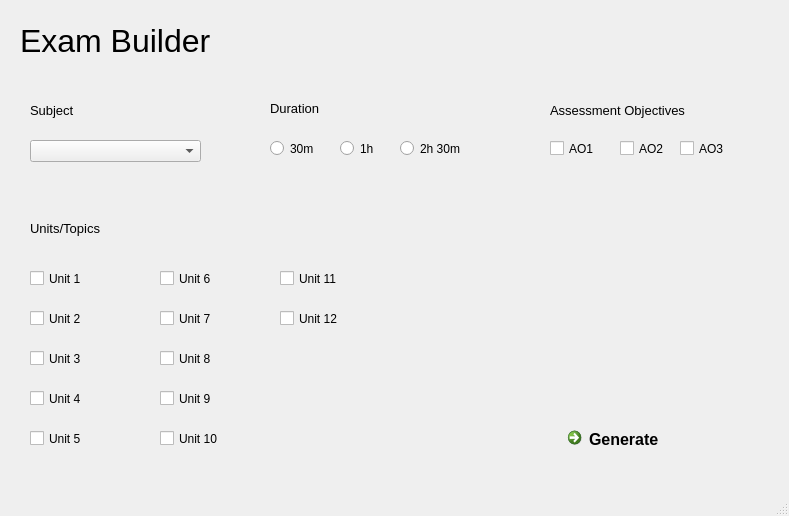
<?xml version="1.0" encoding="UTF-8"?>
<ui version="4.0">
 <class>MainWindow_filter</class>
 <widget class="QMainWindow" name="MainWindow_filter">
  <property name="geometry">
   <rect>
    <x>0</x>
    <y>0</y>
    <width>789</width>
    <height>516</height>
   </rect>
  </property>
  <property name="windowTitle">
   <string>MainWindow</string>
  </property>
  <widget class="QWidget" name="centralwidget">
   <widget class="QLabel" name="label_ebtitle">
    <property name="geometry">
     <rect>
      <x>20</x>
      <y>10</y>
      <width>291</width>
      <height>61</height>
     </rect>
    </property>
    <property name="font">
     <font>
      <pointsize>24</pointsize>
     </font>
    </property>
    <property name="text">
     <string>Exam Builder</string>
    </property>
   </widget>
   <widget class="QLabel" name="label_subject">
    <property name="geometry">
     <rect>
      <x>30</x>
      <y>100</y>
      <width>121</width>
      <height>21</height>
     </rect>
    </property>
    <property name="font">
     <font>
      <pointsize>10</pointsize>
     </font>
    </property>
    <property name="text">
     <string>Subject</string>
    </property>
   </widget>
   <widget class="QLabel" name="label_duration">
    <property name="geometry">
     <rect>
      <x>270</x>
      <y>100</y>
      <width>91</width>
      <height>16</height>
     </rect>
    </property>
    <property name="font">
     <font>
      <pointsize>10</pointsize>
     </font>
    </property>
    <property name="text">
     <string>Duration</string>
    </property>
   </widget>
   <widget class="QLabel" name="label_ao">
    <property name="geometry">
     <rect>
      <x>550</x>
      <y>100</y>
      <width>141</width>
      <height>21</height>
     </rect>
    </property>
    <property name="font">
     <font>
      <pointsize>10</pointsize>
     </font>
    </property>
    <property name="text">
     <string>Assessment Objectives</string>
    </property>
   </widget>
   <widget class="QComboBox" name="comboBox_subject">
    <property name="geometry">
     <rect>
      <x>30</x>
      <y>140</y>
      <width>171</width>
      <height>22</height>
     </rect>
    </property>
   </widget>
   <widget class="QRadioButton" name="radioButton_30m">
    <property name="geometry">
     <rect>
      <x>270</x>
      <y>140</y>
      <width>82</width>
      <height>17</height>
     </rect>
    </property>
    <property name="text">
     <string>30m</string>
    </property>
   </widget>
   <widget class="QRadioButton" name="radioButton_1h">
    <property name="geometry">
     <rect>
      <x>340</x>
      <y>140</y>
      <width>82</width>
      <height>17</height>
     </rect>
    </property>
    <property name="text">
     <string>1h</string>
    </property>
   </widget>
   <widget class="QRadioButton" name="radioButton_2h30m">
    <property name="geometry">
     <rect>
      <x>400</x>
      <y>140</y>
      <width>82</width>
      <height>17</height>
     </rect>
    </property>
    <property name="text">
     <string>2h 30m</string>
    </property>
   </widget>
   <widget class="QLabel" name="label">
    <property name="geometry">
     <rect>
      <x>30</x>
      <y>220</y>
      <width>111</width>
      <height>16</height>
     </rect>
    </property>
    <property name="font">
     <font>
      <pointsize>10</pointsize>
     </font>
    </property>
    <property name="text">
     <string>Units/Topics</string>
    </property>
   </widget>
   <widget class="QCheckBox" name="checkBox_1">
    <property name="geometry">
     <rect>
      <x>30</x>
      <y>270</y>
      <width>70</width>
      <height>17</height>
     </rect>
    </property>
    <property name="text">
     <string>Unit 1</string>
    </property>
   </widget>
   <widget class="QCheckBox" name="checkBox_2">
    <property name="geometry">
     <rect>
      <x>30</x>
      <y>310</y>
      <width>70</width>
      <height>17</height>
     </rect>
    </property>
    <property name="text">
     <string>Unit 2</string>
    </property>
   </widget>
   <widget class="QCheckBox" name="checkBox_3">
    <property name="geometry">
     <rect>
      <x>30</x>
      <y>350</y>
      <width>70</width>
      <height>17</height>
     </rect>
    </property>
    <property name="text">
     <string>Unit 3</string>
    </property>
   </widget>
   <widget class="QCheckBox" name="checkBox_4">
    <property name="geometry">
     <rect>
      <x>30</x>
      <y>390</y>
      <width>70</width>
      <height>17</height>
     </rect>
    </property>
    <property name="text">
     <string>Unit 4</string>
    </property>
   </widget>
   <widget class="QCheckBox" name="checkBox_5">
    <property name="geometry">
     <rect>
      <x>30</x>
      <y>430</y>
      <width>70</width>
      <height>17</height>
     </rect>
    </property>
    <property name="text">
     <string>Unit 5</string>
    </property>
   </widget>
   <widget class="QCheckBox" name="checkBox_6">
    <property name="geometry">
     <rect>
      <x>160</x>
      <y>270</y>
      <width>70</width>
      <height>17</height>
     </rect>
    </property>
    <property name="text">
     <string>Unit 6</string>
    </property>
   </widget>
   <widget class="QCheckBox" name="checkBox_7">
    <property name="geometry">
     <rect>
      <x>160</x>
      <y>310</y>
      <width>70</width>
      <height>17</height>
     </rect>
    </property>
    <property name="text">
     <string>Unit 7</string>
    </property>
   </widget>
   <widget class="QCheckBox" name="checkBox_8">
    <property name="geometry">
     <rect>
      <x>160</x>
      <y>350</y>
      <width>70</width>
      <height>17</height>
     </rect>
    </property>
    <property name="text">
     <string>Unit 8</string>
    </property>
   </widget>
   <widget class="QCheckBox" name="checkBox_9">
    <property name="geometry">
     <rect>
      <x>160</x>
      <y>390</y>
      <width>70</width>
      <height>17</height>
     </rect>
    </property>
    <property name="text">
     <string>Unit 9</string>
    </property>
   </widget>
   <widget class="QCheckBox" name="checkBox_10">
    <property name="geometry">
     <rect>
      <x>160</x>
      <y>430</y>
      <width>70</width>
      <height>17</height>
     </rect>
    </property>
    <property name="text">
     <string>Unit 10</string>
    </property>
   </widget>
   <widget class="QCheckBox" name="checkBox_11">
    <property name="geometry">
     <rect>
      <x>280</x>
      <y>270</y>
      <width>70</width>
      <height>17</height>
     </rect>
    </property>
    <property name="text">
     <string>Unit 11</string>
    </property>
   </widget>
   <widget class="QCheckBox" name="checkBox_12">
    <property name="geometry">
     <rect>
      <x>280</x>
      <y>310</y>
      <width>70</width>
      <height>17</height>
     </rect>
    </property>
    <property name="text">
     <string>Unit 12</string>
    </property>
   </widget>
   <widget class="QCommandLinkButton" name="commandLinkButton_generate">
    <property name="geometry">
     <rect>
      <x>560</x>
      <y>420</y>
      <width>201</width>
      <height>41</height>
     </rect>
    </property>
    <property name="font">
     <font>
      <family>Segoe UI</family>
      <pointsize>12</pointsize>
     </font>
    </property>
    <property name="text">
     <string>Generate</string>
    </property>
   </widget>
   <widget class="QCheckBox" name="checkBox_ao1">
    <property name="geometry">
     <rect>
      <x>550</x>
      <y>140</y>
      <width>70</width>
      <height>17</height>
     </rect>
    </property>
    <property name="text">
     <string>AO1</string>
    </property>
   </widget>
   <widget class="QCheckBox" name="checkBox_ao2">
    <property name="geometry">
     <rect>
      <x>620</x>
      <y>140</y>
      <width>70</width>
      <height>17</height>
     </rect>
    </property>
    <property name="text">
     <string>AO2</string>
    </property>
   </widget>
   <widget class="QCheckBox" name="checkBox_ao3">
    <property name="geometry">
     <rect>
      <x>680</x>
      <y>140</y>
      <width>70</width>
      <height>17</height>
     </rect>
    </property>
    <property name="text">
     <string>AO3</string>
    </property>
   </widget>
  </widget>
  <widget class="QMenuBar" name="menubar">
   <property name="geometry">
    <rect>
     <x>0</x>
     <y>0</y>
     <width>789</width>
     <height>21</height>
    </rect>
   </property>
  </widget>
  <widget class="QStatusBar" name="statusbar"/>
 </widget>
 <resources/>
 <connections/>
</ui>
